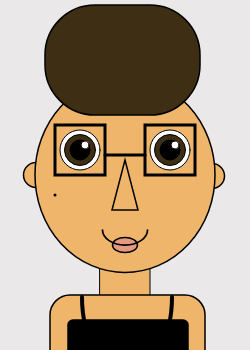
Frame 1 (no input)
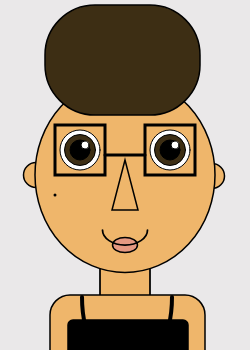
Frame 60 (no input)
Frame 120 (the mouse pressed at the canvas centre since frame 60): identical to frame 60, image omitted

The p5.js sketch that drew these frames (run headless with seeded random() and noise() and a simulated clock; from frame 60 on, the mouse is pressed at the canvas centre):

// p5.js sketch
// ── sketch.js
/*
    Self Portrait
    by Erin Brady
    version 2
    Sep 13 2018
    Variables
*/



function setup() {
	createCanvas(250, 350);
}

function draw() {
	background("#eae8e9");
    
    //variables:
    
    
    //colors
        var skin = '#efb66b';
        var brown = '#3d2e14';
        var lips = '#e59982';
    
    //head
        var headX = 125;
        var headY = 175;
        var headWidth = 180;
        var headHeight = 195;
    
   //neck
        var neckX = 100;
        var neckY = 250;
        var neckWidth = 50;
        var neckHeight = 100;
    
    //body
        var bodyX = 50;
        var bodyY = 295;
        var bodyWidth = 155;
        var bodyHeight = 80;
    
    //clothes
        var clothesX = 68;
        var clothesY = 320;
        var clothesWidth = 120;
        var clothesHeight = 60;
    
    //neckline
        var necklineX = 127;
        var necklineY = 297;
        var necklineRadius = 90;
        var necklineSAngle = 150;
        var necklineEAngle = 0;
    
    //ears
        var LearX = 36;
        var RearX = 212;
        var earsY = 175;
    
    //hair
        var hairX = 45;
        var hairY = 5;
        var hairWidth = 155;
        var hairHeight = 110;
    
    //freckle
        var freckleX = 55;
        var freckleY = 195;
    
    //eyes
        var LeyeX = 80;
        var ReyeX = 170;
        var eyesY = 150;
        var eyeSize = 40;
    
    //glasses
        var glassX = 145;
        var glassY = 125;
        var glassWidth = 50;
        var glassHeight = 50;
    
     //nose
        var noseX = 125;
        var noseY = 210;
    
     //mouth
        var mouthX = 125;
        var mouthY = 230;
        var mouthWidth = 45;
        var mouthHeight = 30;

	
    //neck
    fill(skin);
    rect(neckX, neckY, neckWidth, neckHeight);
    
    //body
    strokeWeight(1.5);
    rect(bodyX, bodyY, bodyWidth, bodyHeight, 20);
    
    //clothes
    fill('black');
    rect(clothesX, clothesY, clothesWidth, clothesHeight, 5);
    
    //neckline
    noFill();
    strokeWeight(4);
    arc(necklineX, necklineY, necklineRadius, necklineSAngle, necklineEAngle, PI);
    
    //ears
    fill(skin);
    strokeWeight(1.5);
    ellipse(LearX, earsY, 25); //left ear
    ellipse(RearX, earsY + 1, 25); //right ear
    
    //head
        ellipse(headX,headY, headWidth,headHeight);
    
    //hair
        fill(brown);
        strokeWeight(1.5);
        rect(hairX, hairY, hairWidth, hairHeight, 50);
    
    //freckle   
        strokeWeight(3);   
        point(freckleX, freckleY);
        
    //eyes
        fill('white');
        strokeWeight(1);
        ellipse(LeyeX,eyesY, eyeSize); //left eye white
        ellipse(ReyeX,eyesY, eyeSize); //right eye white
    
        fill(brown);
        ellipse(LeyeX, eyesY, eyeSize - 9); //left eye iris
        ellipse(ReyeX, eyesY, eyeSize - 9); //right eye iris
    
        fill('black');
        ellipse(LeyeX, eyesY, eyeSize / 2); //left pupil
        ellipse(ReyeX, eyesY, eyeSize / 2); //right pupil
    
        fill('white');
        ellipse(LeyeX + 5, eyesY - 5, eyeSize / 5); //left shine
        ellipse(ReyeX + 5, eyesY - 5, eyeSize / 5); //right shine
        
    
    //glasses
        noFill();
        strokeWeight(3);
        rect(glassX - 90, glassY, glassWidth, glassHeight); //left glass
        rect(glassX, glassY, glassWidth, glassHeight); //right glass
        line(glassX - 40, glassY + 30, glassX, glassY + 30); //nose bridge
    
    //nose
        strokeWeight(1.5);
        triangle(noseX,noseY - 50, noseX - 13, noseY, noseX + 13, noseY); //top, left, right

    //lips
        fill(lips);
        ellipse(mouthX, mouthY + 15, mouthWidth - 20, mouthHeight / 2);
    
    //mouth
        noFill();
        strokeWeight(1.75);
        arc(mouthX, mouthY, mouthWidth, mouthHeight, 0, PI);
    
    
}

// (x, y, width, height)
